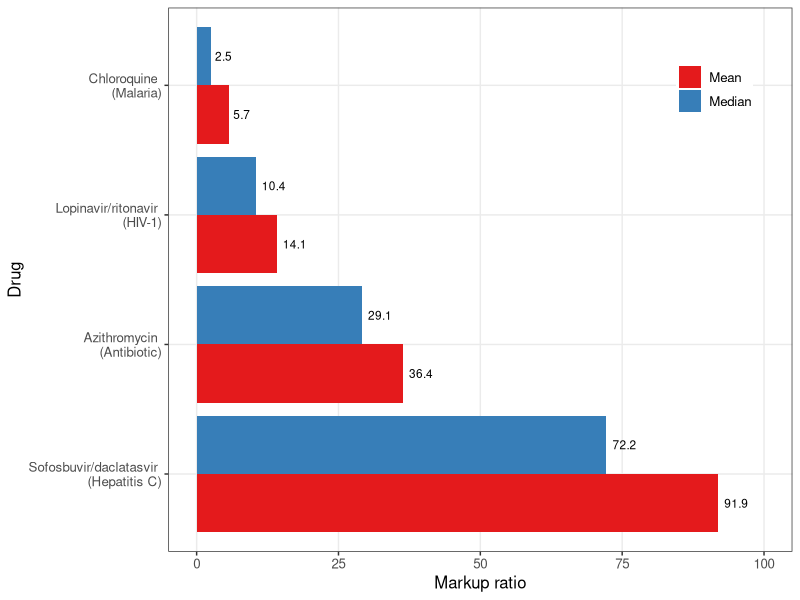
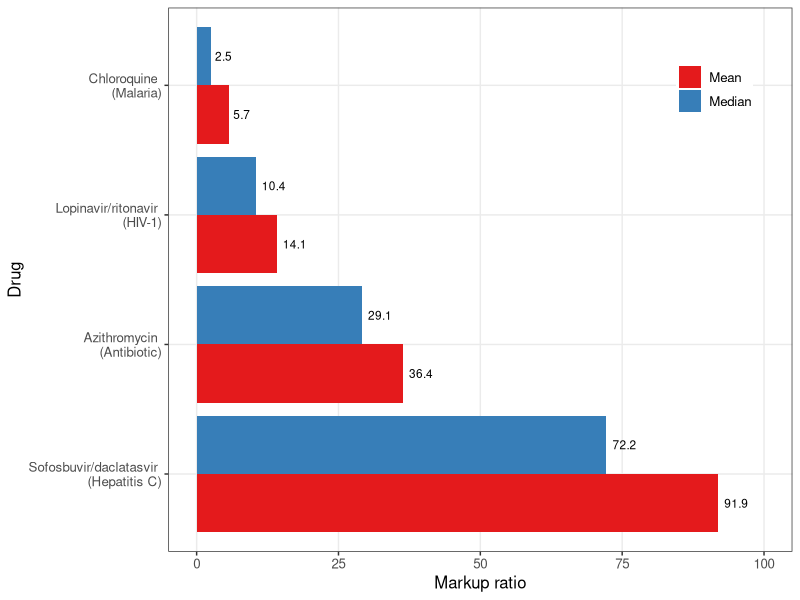

Reproduce these figures in R, in order.
#' Scott Cohn
#' Markup Ratio Analysis
#' Paper: Minimum costs to manufacture new treatments for COVID-19
#' Authors: Andrew Hill, Junzheng Wang, Jacob Levi, Katie Heath, Joseph Fortunak
#' Journal: Journal of Virus Eradication 2020

# NOTE: List price (rounded to nearest USD$)

library(tidyverse)
library(plyr)

# Functions ---------------------------------------------------------------

estMarkup <- function(preTaxCost, tax, convRate){
  costAll = preTaxCost + (preTaxCost*convRate) + (preTaxCost*convRate*tax)
  
  return(costAll)
}

markupRatioFunc <- function(p, c){
  (p - c) / c
}

avg <- function(x) {
  c(mean = mean(x), median = median(x))
}

# Bowles Estimate ---------------------------------------------------------

tax = 0.27
preTaxCost = 18.01
convRate = 0.1

c_star = estMarkup(preTaxCost, tax, convRate)
print(c_star)

# Data Input --------------------------------------------------------------

## Lopinavir/ritonavir (lopRi)
# 14-day treatment course (400 mg once daily)

lopRi <- tibble(
  "drugID" = 1,
  "country" = c("USA_pharm", "USA_va", "SWE", "TUR", "GBR", "FRA", "IND", "CHN", "ZAF", "gloFund"),
  "cost_lopRi" = c(503, 349, 172, 149, 144, 97, 40, 17, 15, 9),
)

## Hydroxychloroquine (hyd)
# 14-day treatment course (400 mg once daily)

hyd <- tibble(
  "drugID" = 2,
  "country" = c("CHN", "USA_pharm", "MYS", "France", "GBR", "SWE", "BGD", "TUR", "USA_va", "IND"),
  "cost_hyd" = c(19, 18, 7, 5, 4, 3, 3, 3, 3, 2)
)

## Chloroquine (chl)
# 14-day treatment course (155 mg once daily)

chl <- tibble(
  "drugID" = 3,
  "country" = c("USA_pharm", "GBR", "CHN", "ZAF", "SWE", "MYS", "IND", "BGD"),
  "cost_chl" = c(93, 8, 5, 5, 4, 2, 1, 0.2)
)

## Azithromycin (azi)
# 14-day treatment course (500 mg once daily)

azi <- tibble(
  "drugID" = 4,
  "country" = c("USA_pharm", "FRA", "ZAF", "BRA", "USA_va", "SWE", "MYS", "GBR", "CHN", "BGD", "IND"),
  "cost_avi" = c(63, 44, 35, 19, 17, 16, 11, 11, 7, 5, 5)
)

## Sofosbuvir/daclatasvir (sofDa)
# 14-day treatment course (400/60 mg once daily)

sofDa <- tibble(
  "drugID" = 5,
  "country" = c("USA_va", "GBR", "FRA", "BRA", "BGD", "IND", "PAK"),
  "cost_sofDa" = c(18610, 7632, 4662, 4289, 166, 7, 6)
)

## Pirfenidone (pirf)
# 28-day treatment course (801 mg three times daily)

pirf <- tibble(
  "drugID" = 6,
  "country" = c("USA_pharm", "USA_va", "GBR", "ZAF", "FRA", "SWE", "TUR", "CHN", "BGD", "IND"),
  "cost_pirf" = c(9606, 6513, 2561, 2490, 2344, 2196, 1499, 1379, 124, 100)
)

## Tocilizumab (toc)
# Single IV dose (560 mg)

toc <- tibble(
  "drugID" = 7,
  "country" = c("USA_pharm", "CHN", "USA_va", "GBR", "IND", "BGD", "TUR", "EGY", "ZAF", "PAK"),
  "cost_toc" = c(3383, 1950, 1948, 914, 806, 690, 650, 606, 566, 510)
)

## General Estimates
# Single course
genEst <- tibble(
  "drugID" = seq(1:7),
  "drugName" = c("Lopinavir/ritonavir", "Hydroxychloroquine", "Chloroquine", "Azithromycin", "Sofosbuvir/daclatasvir", "Pirfenidone", "Tocilizumab"),
  "cost_genEst" = c(4, 1, 0.3, 1.4, 5, 31, NA)
)

## Combine Dataframes

df <- as_tibble(join_all(list(azi, chl, hyd, lopRi, pirf, sofDa, toc), 
  by = c('country', 'drugID'), type = 'full')
)

dfCost <- left_join(df, genEst, "drugID") %>% 
  gather(3:9, key = "drugKey", value = "drugCostByCountry") %>% 
  drop_na("drugCostByCountry") %>% 
  drop_na("cost_genEst") %>% 
  select("drugID", "drugName", "country", "cost_genEst", "drugCostByCountry")

# Markup ------------------------------------------------------------------

# cbind markup ratio
dfCost <- dfCost  %>% 
  cbind(markupRatio = round(markupRatioFunc(p = dfCost[['drugCostByCountry']], c = dfCost[['cost_genEst']]), digits = 2)) 

# find averages 
dfCostAvg <- as_tibble(cbind(drugID = unique(dfCost$drugID), 
  do.call(rbind, tapply(dfCost$markupRatio, dfCost$drugID, avg))))

# left join averages with dfCost by drugID
dfCostAvg <- left_join(dfCostAvg, dfCost, by = "drugID") %>% 
  gather(2:3, key = "avgType", value = "avgVal")

# Visual ------------------------------------------------------------------

# avg markup by drug across ALL countries

drugNames <- c("Sofosbuvir/daclatasvir", "Azithromycin", "Lopinavir/ritonavir", "Chloroquine")
drugNameDisease <- c("Sofosbuvir/daclatasvir \n (Hepatitis C)", 
                     "Azithromycin \n (Antibiotic)", 
                     "Lopinavir/ritonavir \n (HIV-1)", 
                     "Chloroquine \n (Malaria)")

dfCostAvg %>% 
  filter(drugID != 6) %>%
  filter(drugName != "Hydroxychloroquine") %>% 
  mutate(drugName = factor(drugName, levels = drugNames)) %>%
  ggplot(aes(x = factor(drugName), y = avgVal, fill = avgType)) +
  geom_bar(stat = "identity", position = "dodge") +
  # scale_x_discrete(labels = str_wrap(drugNameDisease, width = 15)) + # auto-wrap (cluttered)
  scale_x_discrete(label = drugNameDisease) +
  scale_y_continuous(limits = c(0, 100)) +
  scale_fill_brewer(name = "", labels = c("Mean", "Median"), palette = "Set1") +
  labs(y = "Markup ratio", x = "Drug") +
  coord_flip() +
  geom_text(aes(label = round(avgVal, 1)), position = position_dodge(width = 0.9), hjust = -0.25, size = 3, check_overlap = TRUE) +
  theme_bw() +
  theme(legend.title = element_blank(),
        panel.grid.minor = element_blank(),
        text = element_text(size = 12),
        legend.position = c(.875, .85),
        legend.margin = margin(1, 1, 1, 1)) 

ggsave("avgMarkupAllCountries.pdf", width = 6, height = 3, units = "in")

# # markup by country
# dfCostAvg %>% 
#   filter(country == "USA_pharm") %>%
#   ggplot(aes(x = factor(drugName), y = markupRatio, fill = drugName)) +
#   geom_bar(stat = "identity", position = "dodge") + 
#   coord_flip() +
#   scale_fill_brewer(palette = "Set1") +
#   theme_bw()
# 
# ggsave("markupUSA_pharm.pdf", width = 6, height = 3, units = "in")
# 
# dfCostAvg %>% 
#   filter(country == "ZAF") %>%
#   ggplot(aes(x = factor(drugName), y = markupRatio, fill = drugName)) +
#   geom_bar(stat = "identity", position = "dodge") + 
#   coord_flip() +
#   scale_fill_brewer(palette = "Set1") +
#   theme_bw()
# 
# ggsave("markupZAF.pdf", width = 6, height = 3, units = "in")
